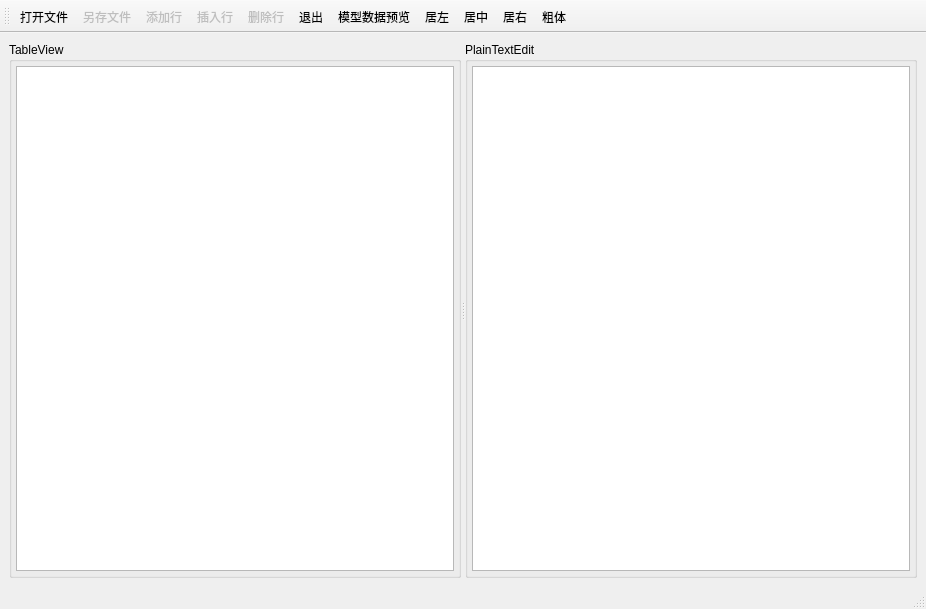
<?xml version="1.0" encoding="UTF-8"?>
<ui version="4.0">
 <class>MainWindow</class>
 <widget class="QMainWindow" name="MainWindow">
  <property name="geometry">
   <rect>
    <x>0</x>
    <y>0</y>
    <width>926</width>
    <height>609</height>
   </rect>
  </property>
  <property name="windowTitle">
   <string>MainWindow</string>
  </property>
  <widget class="QWidget" name="centralwidget">
   <layout class="QGridLayout" name="gridLayout">
    <item row="0" column="0">
     <widget class="QSplitter" name="splitter">
      <property name="orientation">
       <enum>Qt::Horizontal</enum>
      </property>
      <widget class="QGroupBox" name="groupBox">
       <property name="title">
        <string>TableView</string>
       </property>
       <layout class="QVBoxLayout" name="verticalLayout">
        <property name="leftMargin">
         <number>4</number>
        </property>
        <property name="topMargin">
         <number>4</number>
        </property>
        <property name="rightMargin">
         <number>4</number>
        </property>
        <property name="bottomMargin">
         <number>4</number>
        </property>
        <item>
         <widget class="QTableView" name="tableView">
          <property name="editTriggers">
           <set>QAbstractItemView::AnyKeyPressed|QAbstractItemView::DoubleClicked|QAbstractItemView::EditKeyPressed|QAbstractItemView::SelectedClicked</set>
          </property>
          <property name="alternatingRowColors">
           <bool>true</bool>
          </property>
         </widget>
        </item>
       </layout>
      </widget>
      <widget class="QGroupBox" name="groupBox_2">
       <property name="title">
        <string>PlainTextEdit</string>
       </property>
       <layout class="QVBoxLayout" name="verticalLayout_2">
        <property name="leftMargin">
         <number>4</number>
        </property>
        <property name="topMargin">
         <number>4</number>
        </property>
        <property name="rightMargin">
         <number>4</number>
        </property>
        <property name="bottomMargin">
         <number>4</number>
        </property>
        <item>
         <widget class="QPlainTextEdit" name="plainTextEdit">
          <property name="lineWrapMode">
           <enum>QPlainTextEdit::NoWrap</enum>
          </property>
         </widget>
        </item>
       </layout>
      </widget>
     </widget>
    </item>
   </layout>
  </widget>
  <widget class="QMenuBar" name="menubar">
   <property name="geometry">
    <rect>
     <x>0</x>
     <y>0</y>
     <width>926</width>
     <height>21</height>
    </rect>
   </property>
  </widget>
  <widget class="QStatusBar" name="statusbar"/>
  <widget class="QToolBar" name="maintoolBar">
   <property name="windowTitle">
    <string>toolBar</string>
   </property>
   <property name="toolButtonStyle">
    <enum>Qt::ToolButtonTextUnderIcon</enum>
   </property>
   <attribute name="toolBarArea">
    <enum>TopToolBarArea</enum>
   </attribute>
   <attribute name="toolBarBreak">
    <bool>false</bool>
   </attribute>
   <addaction name="actOpen"/>
   <addaction name="actSave"/>
   <addaction name="actAppend"/>
   <addaction name="actInsert"/>
   <addaction name="actDelete"/>
   <addaction name="actExit"/>
   <addaction name="actModelData"/>
   <addaction name="actAlignLeft"/>
   <addaction name="actAlignCenter"/>
   <addaction name="actAlignRight"/>
   <addaction name="actFontBold"/>
  </widget>
  <action name="actOpen">
   <property name="icon">
    <iconset resource="res.qrc">
     <normaloff>:/images/icons/open.bmp</normaloff>:/images/icons/open.bmp</iconset>
   </property>
   <property name="text">
    <string>打开文件</string>
   </property>
   <property name="toolTip">
    <string>打开文件</string>
   </property>
  </action>
  <action name="actSave">
   <property name="enabled">
    <bool>false</bool>
   </property>
   <property name="icon">
    <iconset resource="res.qrc">
     <normaloff>:/images/icons/save.bmp</normaloff>:/images/icons/save.bmp</iconset>
   </property>
   <property name="text">
    <string>另存文件</string>
   </property>
   <property name="toolTip">
    <string>表格内容另存为文件</string>
   </property>
  </action>
  <action name="actAppend">
   <property name="enabled">
    <bool>false</bool>
   </property>
   <property name="icon">
    <iconset resource="res.qrc">
     <normaloff>:/images/icons/append.bmp</normaloff>:/images/icons/append.bmp</iconset>
   </property>
   <property name="text">
    <string>添加行</string>
   </property>
   <property name="toolTip">
    <string>添加一行</string>
   </property>
  </action>
  <action name="actInsert">
   <property name="enabled">
    <bool>false</bool>
   </property>
   <property name="icon">
    <iconset resource="res.qrc">
     <normaloff>:/images/icons/306.bmp</normaloff>:/images/icons/306.bmp</iconset>
   </property>
   <property name="text">
    <string>插入行</string>
   </property>
   <property name="toolTip">
    <string>插入一行</string>
   </property>
  </action>
  <action name="actDelete">
   <property name="enabled">
    <bool>false</bool>
   </property>
   <property name="icon">
    <iconset resource="res.qrc">
     <normaloff>:/images/icons/delete.bmp</normaloff>:/images/icons/delete.bmp</iconset>
   </property>
   <property name="text">
    <string>删除行</string>
   </property>
   <property name="toolTip">
    <string>删除当前行</string>
   </property>
  </action>
  <action name="actExit">
   <property name="icon">
    <iconset resource="res.qrc">
     <normaloff>:/images/icons/exit.bmp</normaloff>:/images/icons/exit.bmp</iconset>
   </property>
   <property name="text">
    <string>退出</string>
   </property>
   <property name="toolTip">
    <string>退出</string>
   </property>
  </action>
  <action name="actModelData">
   <property name="icon">
    <iconset resource="res.qrc">
     <normaloff>:/images/icons/import1.bmp</normaloff>:/images/icons/import1.bmp</iconset>
   </property>
   <property name="text">
    <string>模型数据预览</string>
   </property>
   <property name="toolTip">
    <string>模型数据显示到文本框里</string>
   </property>
  </action>
  <action name="actAlignLeft">
   <property name="icon">
    <iconset resource="res.qrc">
     <normaloff>:/images/icons/508.bmp</normaloff>:/images/icons/508.bmp</iconset>
   </property>
   <property name="text">
    <string>居左</string>
   </property>
   <property name="toolTip">
    <string>文字左对齐</string>
   </property>
  </action>
  <action name="actAlignCenter">
   <property name="icon">
    <iconset resource="res.qrc">
     <normaloff>:/images/icons/510.bmp</normaloff>:/images/icons/510.bmp</iconset>
   </property>
   <property name="text">
    <string>居中</string>
   </property>
   <property name="toolTip">
    <string>文字居中</string>
   </property>
  </action>
  <action name="actAlignRight">
   <property name="icon">
    <iconset resource="res.qrc">
     <normaloff>:/images/icons/512.bmp</normaloff>:/images/icons/512.bmp</iconset>
   </property>
   <property name="text">
    <string>居右</string>
   </property>
   <property name="toolTip">
    <string>文字右对齐</string>
   </property>
  </action>
  <action name="actFontBold">
   <property name="checkable">
    <bool>true</bool>
   </property>
   <property name="icon">
    <iconset resource="res.qrc">
     <normaloff>:/images/icons/500.bmp</normaloff>:/images/icons/500.bmp</iconset>
   </property>
   <property name="text">
    <string>粗体</string>
   </property>
   <property name="toolTip">
    <string>粗体字体</string>
   </property>
  </action>
 </widget>
 <resources>
  <include location="res.qrc"/>
 </resources>
 <connections/>
</ui>
